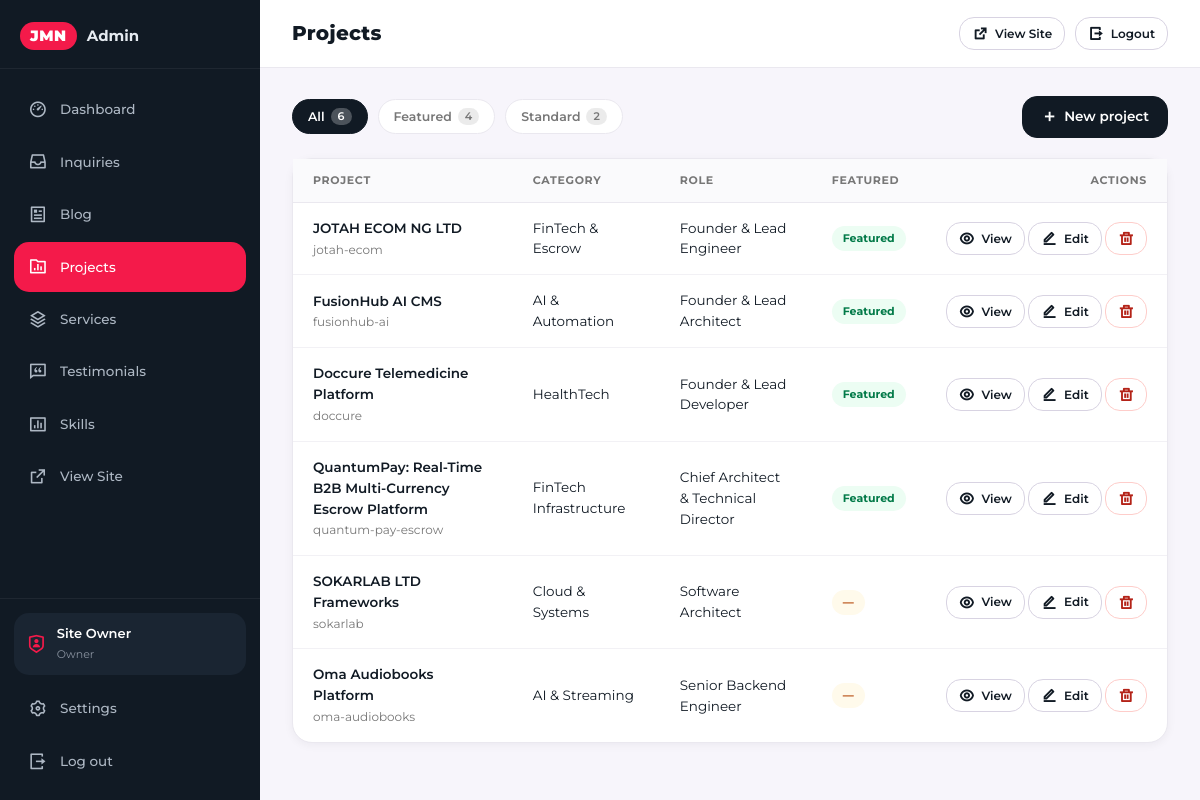
The app's page /admin/projects.php (signed in) with its own data.
### tables this page shows
CREATE TABLE `projects` (
  `id` bigint unsigned NOT NULL AUTO_INCREMENT,
  `slug` varchar(191) NOT NULL,
  `title` varchar(255) NOT NULL,
  `subtitle` varchar(255) DEFAULT NULL,
  `role` varchar(150) NOT NULL,
  `client` varchar(150) DEFAULT NULL,
  `date_period` varchar(100) DEFAULT NULL,
  `featured` tinyint(1) NOT NULL DEFAULT '0',
  `category_filter` varchar(100) NOT NULL,
  `category_name` varchar(100) NOT NULL,
  `categories` json DEFAULT NULL,
  `summary` text NOT NULL,
  `image` varchar(255) NOT NULL,
  `image_large` varchar(255) NOT NULL,
  `metrics` json DEFAULT NULL,
  `stack` json DEFAULT NULL,
  `architectural_highlights` json DEFAULT NULL,
  `problem_statement` text,
  `solution` text,
  `gallery` json DEFAULT NULL,
  `live_url` varchar(255) DEFAULT NULL,
  `created_at` datetime NOT NULL DEFAULT CURRENT_TIMESTAMP,
  PRIMARY KEY (`id`),
  UNIQUE KEY `slug` (`slug`),
  KEY `idx_slug` (`slug`),
  KEY `idx_featured` (`featured`)
);

### config/config.php (called while the page is built, shortened)
<?php
if (!defined('APP_INITIALIZED')) {
    require_once ROOT_PATH . '/config/security.php';
}
function url(string $path = ''): string
{
    $cleanPath = ltrim($path, '/');
    return empty($cleanPath) ? BASE_URL : BASE_URL . '/' . $cleanPath;
}

### config/security.php (called while the page is built, shortened)
<?php
function e(?string $string): string
{
    return htmlspecialchars((string)($string ?? ''), ENT_QUOTES | ENT_SUBSTITUTE, 'UTF-8');
}

### admin/includes/auth.php (called while the page is built, shortened)
<?php
require_once dirname(__DIR__, 2) . '/config/config.php';
function admin_current_user(): ?array
{
    $cached = null;
    $db = get_db();
    try {
        $stmt = $db->prepare('SELECT id, username, display_name, email, role, last_login_at FROM `admin_users` WHERE id = ? LIMIT 1');
        $stmt->execute([(int)$_SESSION['admin_user_id']]);
        $row = $stmt->fetch();
        if (is_array($row)) {
            $cached = $row;
        }
    } catch (Throwable $e) {
        error_log('admin_current_user failed: ' . $e->getMessage());
    }
    return $cached;
}

### admin/projects.php (the view, shortened to what this page needs)
<?php
require_once __DIR__ . '/includes/auth.php';
$adminTitle = 'Projects';
$adminNav   = 'projects';
$featuredFilter = isset($_GET['featured']) ? preg_replace('/[^01]/', '', (string)$_GET['featured']) : '';
if (!in_array($featuredFilter, ['0', '1'], true)) {
    $featuredFilter = '';
}
$db = get_db();
$projects = [];
$counts = ['all' => 0, 'featured' => 0];
if ($db !== null) {
    try {
        $rows = $db->query("
            SELECT
                COUNT(*) AS total,
                SUM(CASE WHEN featured = 1 THEN 1 ELSE 0 END) AS feat
            FROM `projects`
        ")->fetch();
        $counts['all']      = (int)($rows['total'] ?? 0);
        $counts['featured'] = (int)($rows['feat'] ?? 0);
        $whereSql = $featuredFilter === '1' ? 'WHERE `featured` = 1' : ($featuredFilter === '0' ? 'WHERE `featured` = 0' : '');
        $stmt = $db->prepare("
            SELECT id, slug, title, subtitle, role, client, date_period, featured,
                   category_name, image, created_at
            FROM `projects` {$whereSql}
            ORDER BY `featured` DESC, `id` ASC
        ");
        $stmt->execute();
        $projects = $stmt->fetchAll();
    } catch (Throwable $e) {
        error_log('Projects list query failed: ' . $e->getMessage());
    }
}
function admin_projects_url(?string $featured): string
{
    return 'projects.php' . ($featured !== null && $featured !== '' ? '?featured=' . urlencode($featured) : '');
}
require_once __DIR__ . '/includes/layout-header.php';
?>
<div class="admin-filters">
    <a class="admin-chip <?= $featuredFilter === '' ? 'is-active' : '' ?>" href="<?= e(admin_projects_url('')) ?>">
        All <span class="admin-chip-count"><?= $counts['all'] ?></span>
    </a>
    <a class="admin-chip <?= $featuredFilter === '1' ? 'is-active' : '' ?>" href="<?= e(admin_projects_url('1')) ?>">
        Featured <span class="admin-chip-count"><?= $counts['featured'] ?></span>
    </a>
    <a class="admin-chip <?= $featuredFilter === '0' ? 'is-active' : '' ?>" href="<?= e(admin_projects_url('0')) ?>">
        Standard <span class="admin-chip-count"><?= $counts['all'] - $counts['featured'] ?></span>
    </a>
    <a class="admin-btn admin-btn--primary" href="project-edit.php" style="margin-left:auto;">
        <i class="ri-add-line"></i> New project
    </a>
</div>
<div class="admin-card">
    <div class="admin-card-body admin-card-body--flush">
        <?php if (empty($projects)): ?>
            <div class="admin-empty">
                <i class="ri-folder-chart-line"></i>
                <p>No projects found. <a href="project-edit.php">Create the first one</a>.</p>
            </div>
        <?php else: ?>
            <div class="admin-table-wrap">
                <table class="admin-table">
                    <thead>
                        <tr>
                            <th>Project</th>
                            <th>Category</th>
                            <th>Role</th>
                            <th>Featured</th>
                            <th style="text-align:right;">Actions</th>
                        </tr>
                    </thead>
                    <tbody>
                    <?php foreach ($projects as $p): ?>
                        <tr>
                            <td>
                                <a href="project-edit.php?id=<?= (int)$p['id'] ?>"><?= e($p['title']) ?></a>
                                <span class="admin-sub"><?= e($p['slug']) ?></span>
                            </td>
                            <td><?= e($p['category_name']) ?></td>
                            <td><?= e($p['role']) ?></td>
                            <td>
                                <?php if ((int)$p['featured'] === 1): ?>
                                    <span class="admin-badge admin-badge--published">featured</span>
                                <?php else: ?>
                                    <span class="admin-badge admin-badge--draft">—</span>
                                <?php endif; ?>
                            </td>
                            <td style="text-align:right; white-space:nowrap;">
                                <a class="admin-btn admin-btn--secondary admin-btn--sm" href="<?= e(url('single-project.php?slug=' . rawurlencode((string)$p['slug']))) ?>" target="_blank" rel="noopener">
                                    <i class="ri-eye-line"></i> View
                                </a>
                                <a class="admin-btn admin-btn--secondary admin-btn--sm" href="project-edit.php?id=<?= (int)$p['id'] ?>">
                                    <i class="ri-edit-line"></i> Edit
                                </a>
                                <form method="post" action="project-delete.php" style="display:inline;"
                                      onsubmit="return confirm('Delete &quot;<?= e($p['title']) ?>&quot;? This cannot be undone.');">
                                    <button class="admin-btn admin-btn--danger admin-btn--sm" type="submit">
                                        <i class="ri-delete-bin-line"></i>
                                    </button>
                                </form>
                            </td>
                        </tr>
                    <?php endforeach; ?>
                    </tbody>
                </table>
            </div>
        <?php endif; ?>
    </div>
</div>
<?php require_once __DIR__ . '/includes/layout-footer.php'; ?>

### admin/includes/layout-header.php (shortened to what this page needs)
<?php
require_once __DIR__ . '/auth.php';
$adminTitle = $adminTitle ?? 'Dashboard';
$adminUser  = admin_current_user();
$adminNav   = $adminNav ?? '';
?>
<!DOCTYPE html>
<html lang="en">
<head>
    <link rel="stylesheet" href="https://cdn.jsdelivr.net/npm/remixicon@4.2.0/fonts/remixicon.css">
    <?php $adminCssVer = file_exists(dirname(__DIR__) . '/assets/admin.css') ? (string)filemtime(dirname(__DIR__) . '/assets/admin.css') : '1.0'; ?>
    <link rel="stylesheet" href="<?= e(url('admin/assets/admin.css')) ?>?v=<?= e($adminCssVer) ?>">
</head>
<body class="admin-body">
<div class="admin-shell">
    <aside class="admin-sidebar" id="adminSidebar" aria-label="Admin Navigation">
        <div class="admin-brand">
            <span class="admin-brand-mark">JMN</span>
            <span class="admin-brand-text">Admin</span>
        </div>
        <nav class="admin-nav">
            <a href="index.php" class="<?= $adminNav === 'dashboard' ? 'is-active' : '' ?>">
                <i class="ri-dashboard-3-line"></i><span>Dashboard</span>
            </a>
            <a href="inquiries.php" class="<?= $adminNav === 'inquiries' ? 'is-active' : '' ?>">
                <i class="ri-inbox-2-line"></i><span>Inquiries</span>
            </a>
            <a href="blog.php" class="<?= $adminNav === 'blog' ? 'is-active' : '' ?>">
                <i class="ri-article-line"></i><span>Blog</span>
            </a>
            <a href="projects.php" class="<?= $adminNav === 'projects' ? 'is-active' : '' ?>">
                <i class="ri-folder-chart-line"></i><span>Projects</span>
            </a>
            <a href="services.php" class="<?= $adminNav === 'services' ? 'is-active' : '' ?>">
                <i class="ri-stack-line"></i><span>Services</span>
            </a>
            <a href="testimonials.php" class="<?= $adminNav === 'testimonials' ? 'is-active' : '' ?>">
                <i class="ri-chat-quote-line"></i><span>Testimonials</span>
            </a>
            <a href="skills.php" class="<?= $adminNav === 'skills' ? 'is-active' : '' ?>">
                <i class="ri-bar-chart-box-line"></i><span>Skills</span>
            </a>
            <a href="<?= e(url('index.php')) ?>" target="_blank" rel="noopener" class="admin-nav-external">
                <i class="ri-external-link-line"></i><span>View Site</span>
            </a>
        </nav>
        <div class="admin-sidebar-foot">
            <div class="admin-user-chip">
                <i class="ri-shield-user-line"></i>
                <div>
                    <strong><?= e($adminUser['display_name'] ?? 'Admin') ?></strong>
                    <small><?= e($adminUser['role'] ?? 'owner') ?></small>
                </div>
            </div>
            <a href="settings.php" class="<?= $adminNav === 'settings' ? 'is-active' : '' ?>">
                <i class="ri-settings-3-line"></i><span>Settings</span>
            </a>
            <a href="logout.php"><i class="ri-logout-box-r-line"></i><span>Log out</span></a>
        </div>
    </aside>
    <div class="admin-main">
        <header class="admin-topbar">
            <h1 class="admin-topbar-title"><?= e($adminTitle) ?></h1>
            <div class="admin-topbar-actions">
                <a href="<?= e(url('index.php')) ?>" target="_blank" rel="noopener" class="admin-btn admin-btn--secondary admin-btn--sm" title="View public site">
                    <i class="ri-external-link-line"></i> <span class="admin-topbar-btn-text">View Site</span>
                </a>
                <a href="logout.php" class="admin-btn admin-btn--secondary admin-btn--sm" title="Log out">
                    <i class="ri-logout-box-r-line"></i> <span class="admin-topbar-btn-text">Logout</span>
                </a>
            </div>
        </header>
        <main class="admin-content">

### records on screen
projects: title "JOTAH ECOM NG LTD", slug "jotah-ecom", category_name "FinTech & Escrow", role "Founder & Lead Engineer", featured "Featured"
projects: title "FusionHub AI CMS", slug "fusionhub-ai", category_name "AI & Automation", role "Founder & Lead Architect", featured "Featured"
projects: title "Doccure Telemedicine Platform", slug "doccure", category_name "HealthTech", role "Founder & Lead Developer", featured "Featured"
projects: title "QuantumPay: Real-Time B2B Multi-Currency Escrow Platform", slug "quantum-pay-escrow", category_name "FinTech Infrastructure", role "Chief Architect & Technical Director", featured "Featured"
projects: title "SOKARLAB LTD Frameworks", slug "sokarlab", category_name "Cloud & Systems", role "Software Architect"
projects: title "Oma Audiobooks Platform", slug "oma-audiobooks", category_name "AI & Streaming", role "Senior Backend Engineer"

### other values on screen
$adminUser['display_name'] "Site Owner"
$adminUser['role'] "Owner"
$adminTitle "Projects"
$counts['all'] "6"
$counts['featured'] "4"
$counts['all'] - $counts['featured'] "2"
